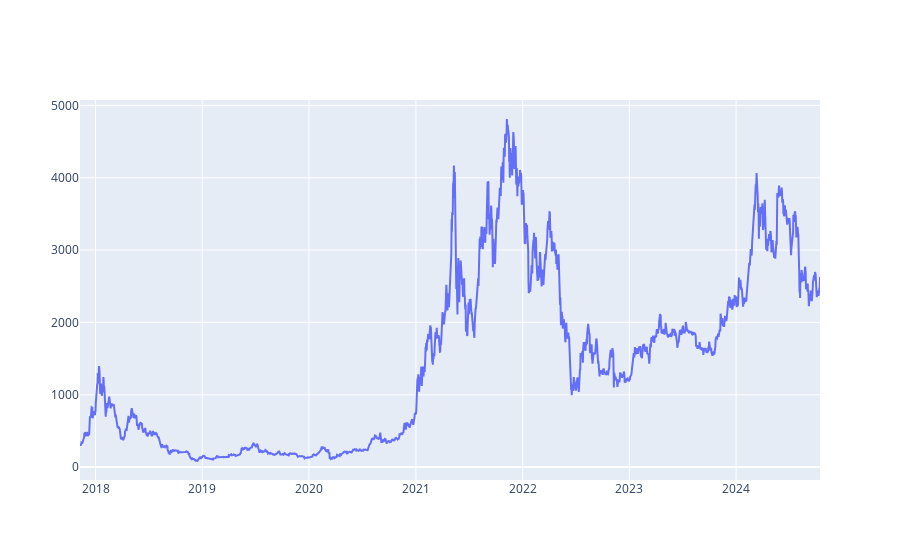

Notebook source saved alongside this figure:
### Code cell
# Gráfico preço de fechamento
fig = go.Figure()
fig.add_trace(go.Scatter(x=df['ds'], y = df['y']))

### Figure 1 — Plotly figure (JSON) as saved in the notebook; plotly's stock layout.template omitted (floating-point values rounded to 4 significant figures; data arrays with more than 128 entries replaced by an {"elided": "..."} marker saying what was removed)
{"data": [{"type": "scatter", "x": {"elided": "2532 str values"}, "y": {"elided": "2532 float values"}}], "layout": {}}
